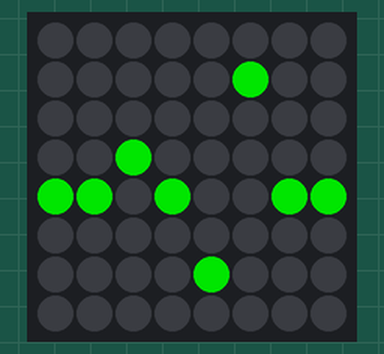
Recording of a program running on a simulated Raspberry Pi (BCM pin numbers) with a Sense HAT. On the bench: the Sense HAT's 8×8 RGB LED matrix. Dim RGB values are drawn brighter than linear.

Above: at 0.12 s.
At 0.52 s:
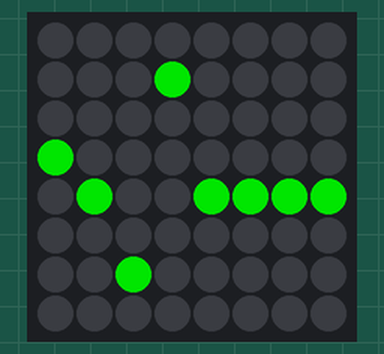
At 0.93 s:
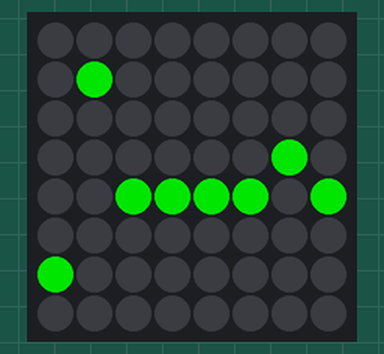
At 1.33 s:
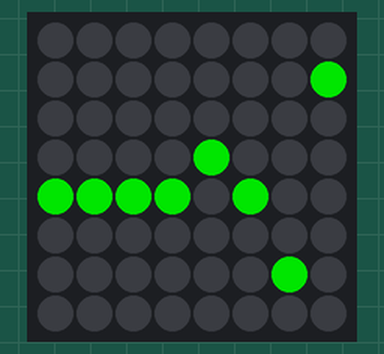
At 1.94 s:
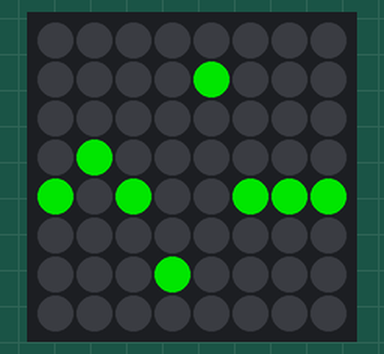

The program:

ecg.py
```python
#!/usr/bin/env python3
# ========================================================================
# ecg.py
#
# Description:
#
# Author: Jim Ing
# Date: 2024-09-06
# ========================================================================

import time
from config import sense

sense.clear()

# Define colors
wave_color = (0, 255, 0)  # Green wave color
background_color = (0, 0, 0)  # Black background (off)

# ECG wave pattern data (P wave, QRS complex, T wave, flat line)
# Using a simplified version of the ECG wave in an 8x8 grid:
# Each number corresponds to the Y-coordinate for each point in the wave
ecg_wave = [4, 4, 3, 4, 6, 1, 4, 4]  # P, flat, QRS, flat, T, flat

def draw_ecg_wave(offset):
    """Draw the ECG wave on the LED matrix, offset for scrolling effect."""
    sense.clear()
    for x in range(8):
        # Calculate the corresponding Y position for each point in the wave pattern
        y = ecg_wave[(x + offset) % len(ecg_wave)]  # Loop through the wave pattern
        sense.set_pixel(x, y, wave_color)  # Set the wave pixel to green

try:
    offset = 0
    while True:
        draw_ecg_wave(offset)  # Draw the wave pattern with the current offset
        offset += 1  # Move the wave to the left by shifting the pattern
        time.sleep(0.2)  # Control the speed of the animation

except KeyboardInterrupt:
    sense.clear()  # Clear the LED matrix on exit
```

config.py
```python
#!/usr/bin/env python3
# ========================================================================
# config.py
#
# Description: Global configuration.
#
# Author: Jim Ing
# Date: 2024-08-29
# ========================================================================

from sense_hat import SenseHat
#from sense_hat import SenseHat, ACTION_PRESSED, ACTION_HELD, ACTION_RELEASED

sense = SenseHat()

sense.rotation = 0
sense.low_light = True
```

Measured:
- by itself, everything shown: repeats every 1.6 s, in 8 steps
